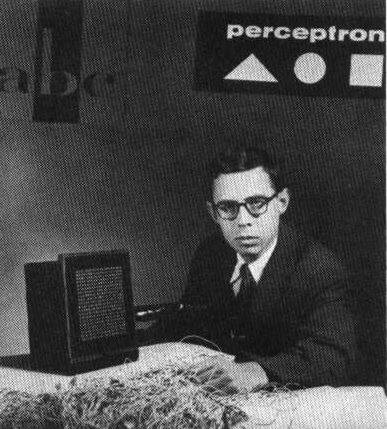
#> input picture examples/Rosenblatt.jpg, 387 x 429 px; its folder holds only this picture in this run
$ jupyter execute --allow-errors new_jnd_test.ipynb
#> lines starting #> are read from the running program, lines starting #| are printed output that depends on the picture; after the words box and inside, x2 and y2 are one past the last pixel; in counts of white or black regions, pixels touching at a corner belong together
[cell 1]
import os
import glob
import math
from typing import Callable, Any
from dataclasses import dataclass

import cv2
import numpy as np
import pandas as pd
from scipy.optimize import minimize_scalar
from scipy.stats import norm

[cell 2]
class ImageConverter:
    def __init__(self, L_MIN: float = 0.1, L_MAX: float = 300.0):
#> further down, img_bgr is the input picture: shape (429, 387, 3); min 0, max 255, mean 69.1
        self.M = np.array([
            [0.4124564, 0.3575761, 0.1804375],
            [0.2126729, 0.7151522, 0.0721750],
            [0.0193339, 0.1191920, 0.9503041]
        ], dtype=np.float64)
        self.M_inv = np.array([
            [ 3.1338561, -1.6168667, -0.4906146],
            [-0.9787684,  1.9161415,  0.0334540],
            [ 0.0719453, -0.2289914,  1.4052427]
        ], dtype=np.float64)

        self.L_MAX = float(L_MAX)
        self.L_MIN = float(L_MIN)
        self.coord_white = np.array([0.3127, 0.3290, 0.3583], dtype=np.float64)
        self.eps = 1e-10

    # [8 lines left out: function sRGB_Companding, not called in this run]

    def Inverse_sRGB_Companding(self, image: np.ndarray) -> np.ndarray:
        img = np.asarray(image, dtype=np.float64)
        linear = np.where(
            img <= 0.04045,
            img / 12.92,
            ((img + 0.055) / 1.055) ** 2.4
        )
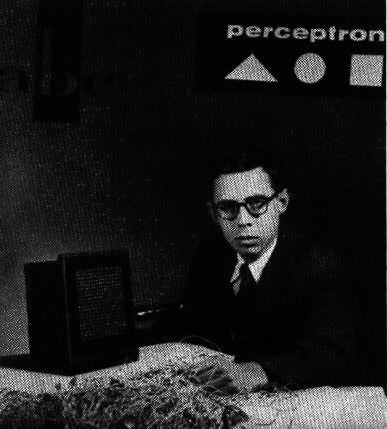
#> linear: shape (429, 387, 3) float64; min 0, max 1, mean 0.11
        return linear

    def Linear_RGB_to_XYZ(self, image: np.ndarray) -> np.ndarray:
        XYZ_image = image.reshape(-1, 3)
        return (XYZ_image @ self.M.T).reshape(image.shape)
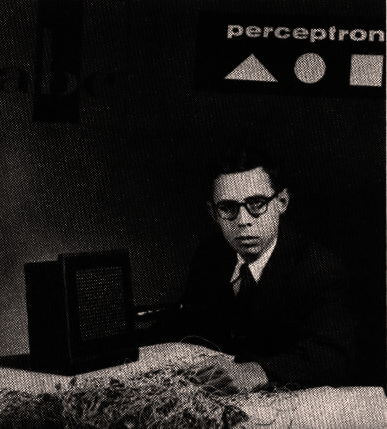
#> returned value: shape (429, 387, 3) float64; mean of channels 0, 1, 2 0.104, 0.11, 0.12; drawn with min black and max white

    def XYZ_to_xyzL(self, XYZ_image: np.ndarray) -> np.ndarray:
        sum_xyz = XYZ_image.sum(keepdims=True, axis=-1)
        xyz = XYZ_image / (sum_xyz + self.eps)
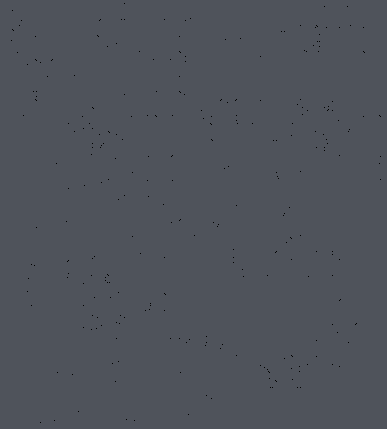
#> xyz: shape (429, 387, 3) float64; mean R, G, B 0.312, 0.328, 0.358

        is_black = (sum_xyz < self.eps).squeeze(-1)
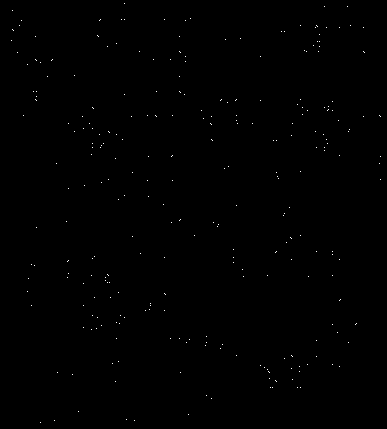
#> is_black: shape (429, 387) bool; 0.18% white in thin lines or dots
        if np.any(is_black):
            xyz[is_black] = self.coord_white
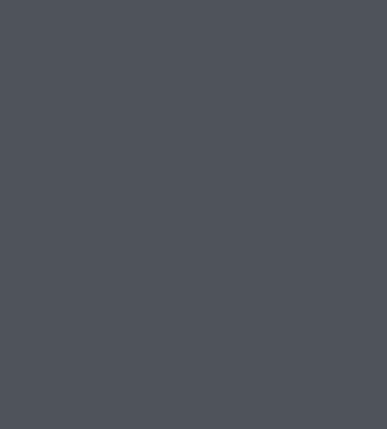
#> xyz: shape (429, 387, 3) float64; 0.18% of pixels changed, all inside (x1, y1, x2, y2) = (11, 3, 381, 423)

        Y = XYZ_image[..., 1]
        L_norm = np.clip(Y, 0.0, 1.0)
#> (the rest of the program and of its run is left out)
